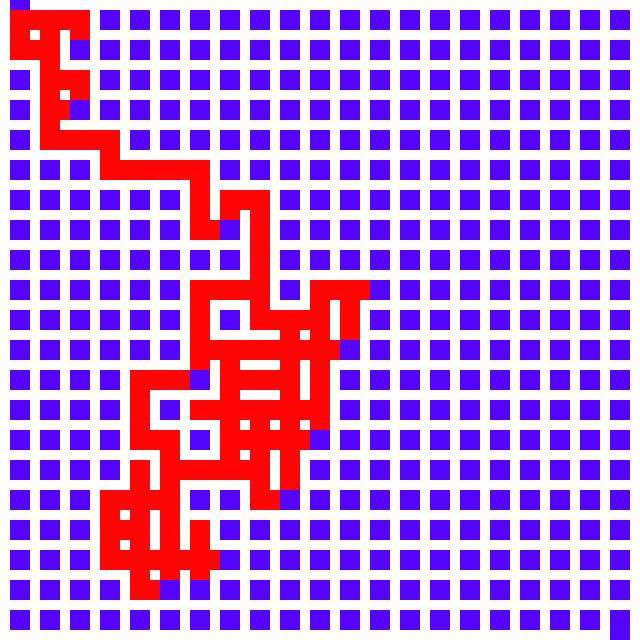
Frame 1 (no input)
Frame 60 (no input): identical to frame 1, image omitted
Frame 120 (the mouse pressed at the canvas centre since frame 60): identical to frame 1, image omitted

The p5.js sketch that drew this single still picture (run headless with seeded random() and noise() and a simulated clock; from frame 60 on, the mouse is pressed at the canvas centre):

// p5.js sketch
// ── sketch.js
var wallwidth = 10;
var pathwidth = 2 * wallwidth;

function setup() {
    // MAKE SURE canvas values - 4*wallwidth are divisible by 3*wallwidth
    var cnv = createCanvas(640, 640);
    var x = (windowWidth - width) / 2;
    var y = ((windowHeight - height) / 2);
    cnv.position(x, y);

    background(85, 5, 255);
    nodes();
    makeMaze();
}

function draw() {
    noStroke();


    // Boarders    
    fill(255);
    rect(0, 0, wallwidth, height);
    rect(pathwidth + wallwidth, 0, width, wallwidth);
    rect(width - wallwidth, 0, width, height);
    rect(0, height - wallwidth, width - wallwidth - pathwidth, height);

}

function nodes() {
    var inheight = height - wallwidth * 2;
    var inwidth = width - wallwidth * 2;

    var wallamty = (inheight - pathwidth) / (wallwidth + pathwidth);
    var wallamtx = (inwidth - pathwidth) / (wallwidth + pathwidth);

    var nodeamty = wallamty + 1;
    var nodeamtx = wallamtx + 1;

    var nodeposy = [];
    var nodeposx = [];

    var wallposy = [];
    var wallposx = [];

    for (let i = 1; i <= wallamty; i++) {
        append(wallposy, i * (pathwidth + wallwidth))
    }
    for (let i = 1; i <= wallamtx; i++) {
        append(wallposx, i * (pathwidth + wallwidth))
    }

    for (let i = 0; i <= nodeamty; i++) {
        append(nodeposy, wallwidth + pathwidth / 2 + i * (pathwidth + wallwidth));
    }
    for (let i = 0; i <= nodeamtx; i++) {
        append(nodeposx, wallwidth + pathwidth / 2 + i * (pathwidth + wallwidth));
    }

    noStroke();
    fill(255);
    for (var i = 0; i < wallposy.length; i++) {
        rect(0, wallposy[i], width, wallwidth);
    }
    for (var i = 0; i < wallposx.length; i++) {
        rect(wallposx[i], 0, wallwidth, height);
    }

    noStroke();
    fill(0);
    for (var g = 0; g < nodeposx.length; g++) {
        for (var i = 0; i < nodeposy.length; i++) {
            //circle(nodeposx[g], nodeposy[i], 5);
        }
    }


}

function makeMaze() {
    var inheight = height - wallwidth * 2;
    var inwidth = width - wallwidth * 2;

    var wallamty = (inheight - pathwidth) / (wallwidth + pathwidth);
    var wallamtx = (inwidth - pathwidth) / (wallwidth + pathwidth);

    var nodeamty = wallamty + 1;
    var nodeamtx = wallamtx + 1;
    var nodeamt = nodeamtx * nodeamty;

    var cellpos = [createVector(wallwidth, wallwidth)];
    var celldirx;
    var celldiry;
    var one = [-1, 1];
    var xory = [true, false];

    var i = 0;
    for (var i = 1; i < 200; i++) {

        celldiry = random(one);
        celldirx = random(one);

        var old = cellpos[i - 1];

        for (var n = 0; n < cellpos.length; n++) {
            
        }

        rectMode(CORNERS);
        fill(255, 5, 5);
        if ((random(xory)) && ((old.x + celldirx * (wallwidth + pathwidth)) > 0) && ((old.x + celldirx * (wallwidth + pathwidth)) < width)) {
            if (cellpos.indexOf(createVector(old.x + celldirx * (wallwidth + pathwidth), old.y)) == -1) {
                append(cellpos, createVector(old.x + celldirx * (wallwidth + pathwidth), old.y));
                rect(old.x, old.y, cellpos[i].x, cellpos[i].y + pathwidth);
            }
        } else if ((old.y + celldiry * (wallwidth + pathwidth) > 0) && (old.y + celldiry * (wallwidth + pathwidth) < height)) {
            if (cellpos.indexOf(createVector(old.x, old.y + celldiry * (wallwidth + pathwidth))) == -1) {
                append(cellpos, createVector(old.x, old.y + celldiry * (wallwidth + pathwidth)));
                rect(old.x, old.y, cellpos[i].x + pathwidth, cellpos[i].y);
            }
        } else {
            i--;
        }
        

        function checkRep(pos) {
            return pos
        }
    }
    print(cellpos.length);
    print(cellpos);
}

function mousePressed() {

}
